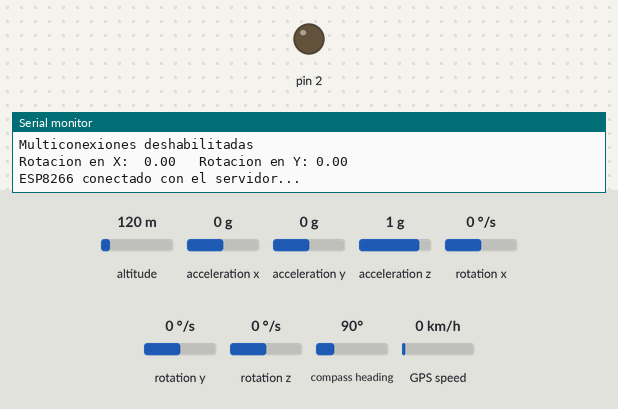
Bench run of a sketch on a simulated Arduino Uno, built with avr-gcc and run on an emulated ATmega328P. On the bench: output pins drawn as LEDs (lit = HIGH), the last lines printed to the serial monitor. Inputs (shaded band) come from the test bench; at power-on: rotation x 0 °/s, acceleration z 1 g, altitude 120 m, acceleration x 0 g, acceleration y 0 g, rotation y 0 °/s, rotation z 0 °/s, compass heading 90°, GPS speed 0 km/h. The GPS gets a fix after 3 s at 37.7749, -122.4194 with 8 satellites; the modem accepts every AT command (registered, SIM ready, sends succeed) and sends nothing else.

Above: at 1.2 s.
1.3 s: rotation x set to -8 °/s
7.7 s: rotation x set to -11 °/s
At 10.6 s:
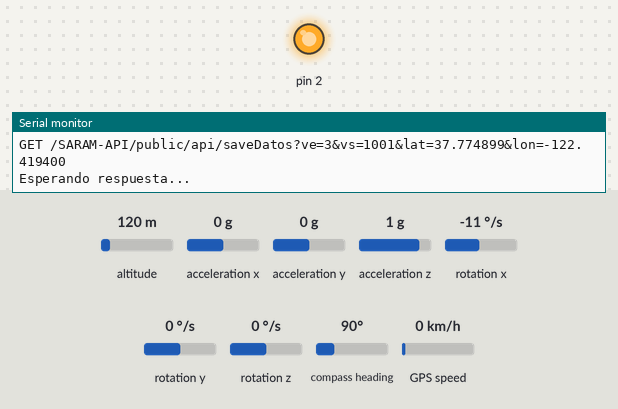
12.3 s: acceleration z set to 0 g
At 15.9 s:
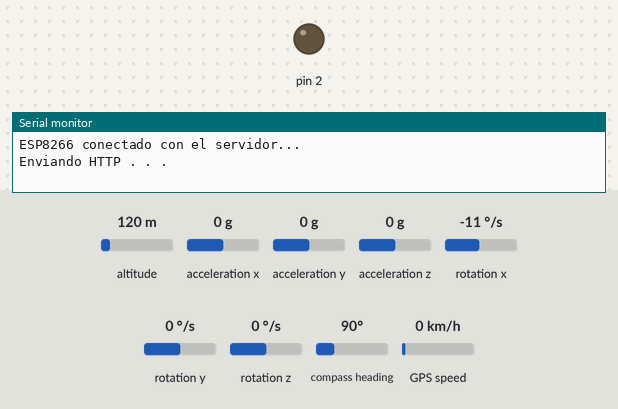
Timing chart, 0 to 17.4 s (numbered marks = the images above; inputs shaded):
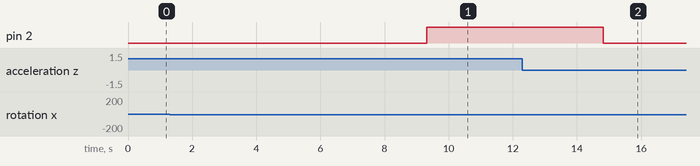

The sketch:

SARAM_PROTOTIPO.asm.ino
```cpp
// LIBRERÍAS PARA EL FUNCIONAMIENTO DEL SENSOR DE POSICIONAMIENTO
#include "I2Cdev.h"
#include "MPU6050.h"
// LIBRERÍA PARA EL FUNCIONAMIENTO DEL MÓDULO WIFI
#include "Wire.h"
// LA LIBRERÍA TINY GPS PERMITE OBTENER LONGITUD Y LATITUD DE UNA MANERA MÁS FÁCIL Y EVITAR UNA AMPLIA LÍNEA DE COMANDOS
#include <TinyGPS.h>
// CÓDIGO DE WIFI ----------------------------------------------------------------------------------------------------------------------
// SE INCLUYEN LA LIBRERÍA QUE PERMITE UNA CONFIGURACIÓN DEL EL MÓDULO WIFI P
#include <SoftwareSerial.h>
SoftwareSerial SerialESP8266(10,11); // RX, TX

//SE ASUME GRACIAS A LA LIBERÍA QUE LOS PINES SON 4 RX Y 3 TX PARA EL MÓDULO GPS NEO 6
TinyGPS gps;

// ESTE HABILITA EL RX Y TX DEL MÓDULO GPS
SoftwareSerial SerialGPS(4, 3); // RX, TX

String cadena="";
// VARIABLES PARA ENVIAR AL SERVIDOR
String ve="0";
String vs="1001";
float vl;  // ejem 19.239156;
float vlo;  // ejem-98.844177;

// FIN DE CÓDIGO WIFI ------------------------------------------------------------------------------------------------------------------
const int mpuAddress = 0x68;  // Puede ser 0x68 o 0x69
MPU6050 mpu(mpuAddress);

int ax, ay, az;
int gx, gy, gz;

long tiempo_prev;
float dt;
float ang_x, ang_y;
float ang_x_prev, ang_y_prev;

void updateFiltered()
{
   dt = (millis() - tiempo_prev) / 1000.0;
   tiempo_prev = millis();

   // CALCULAR LOS ÁNGULOS CON ACELERÓMETRO
   float accel_ang_x = atan(ay / sqrt(pow(ax, 2) + pow(az, 2)))*(180.0 / 3.14);
   float accel_ang_y = atan(-ax / sqrt(pow(ay, 2) + pow(az, 2)))*(180.0 / 3.14);

   // CALCULAR VÁNGULO DE ROTACIÓN CON GIROSCÓPIO Y FILTRO COMPLEMENTARIO
   ang_x = 0.98*(ang_x_prev + (gx / 131)*dt) + 0.02*accel_ang_x;
   ang_y = 0.98*(ang_y_prev + (gy / 131)*dt) + 0.02*accel_ang_y;

   ang_x_prev = ang_x;
   ang_y_prev = ang_y;
}

void coordenadas()
{
  //----------- CÓDIGO GPS - INICIO-----------------------------------------------
          bool nuevoDato = false;
          // LA VARIABLE UNSIGNED SOLO PERMITE VALORES POSITIVOS
          unsigned long caracteres;
          unsigned short sentencias, fallido;

          // POR UN SEGUNDO SE LEEN LOS DATOS DEL GPS Y SE REPORTAN ALGUNOS VALORES
          for (unsigned long start = millis(); millis() - start < 1000;)
          {
            while (SerialGPS.available())
            {
              char c = SerialGPS.read();
              if (gps.encode(c)) // LEE SI VIENE UN NUEVO VALOR
                nuevoDato = true;
            }
          }

          if (nuevoDato)
          {
            // LA LIBRERIA NECESITA DE UN FORMATO ASÍ COMO LA CANTIDAD DE NÚMEROS QUE PROPORCIONARÁ DESPUÉS DEL PUNTO
            // DE ACUERDO A LA LIBRERÍA SOLO ES NECESARIO DECLARAR LAS VARIABLES FLOAT (LATITUD Y LONGITUD)
            // Y LA VARIABLE UNSIGNED (ESTA SOLO PERMITE VALORES POSITIVOS)
            // float flat, flon;
            unsigned long age;

            // CON ESTA LÍNEA LE ASIGNAMOS LOS VALORES DE LATITUD Y LONGITUD A LAS VARIABLEES flat y flon
            gps.f_get_position(&vl, &vlo, &age);

            // ESTAS LÍNEAS SIGUIENTES SOLAMENTE SON PARA IMPRIMIR LOS VALORES EN EL MONITOR SERIAL
            // LA LATITUD Y LA LONGITUD ESTAN ALMACENADAS EN LAS VARIABLES flat y flon respectivamente

            Serial.print("LATITUD=");
            Serial.print(vl == TinyGPS::GPS_INVALID_F_ANGLE ? 0.0 : vl, 6);
            Serial.print(" LONGITUD=");
            Serial.print(vlo == TinyGPS::GPS_INVALID_F_ANGLE ? 0.0 : vlo, 6);

          }
   //----------- CÓDIGO GPS FINAL -------------------------------------------------
}

void setup()
{
   SerialESP8266.begin(9600);
   // Serial.begin(115200); // ESTE SE HABILITA PARA VER EL BUEN FUNCIONAMIENTO DEL MÓDULO GPS
   // ES IMPORTANTE SOLO HABILITAR UNA OPCION DEL Serial.begin()
   Serial.begin(9600); // ESTE SE PUEDE HABILITAR PARA VER EL BUEN FUNCIONAMIENTO WIFI DENTRO DEL MONITOR SERIAL

   // PARA INICIAR EL WIFI
   Wire.begin();
   mpu.initialize();
   Serial.println(mpu.testConnection() ? F("IMU iniciado correctamente") : F("Error al iniciar IMU"));

   // ESTE SOLO ES PARA ENCENDER UN LEDCITO QUE ENCIENDE CUANDO LA MOTOCICLETA SUFRE UNA CAIDA Y SE APAGA CUANDO SE
   // ENCUENTRA EN UN ESTADO NORMAL
   pinMode(2, OUTPUT);

   // SETUP WIFI ----------------------------------------------------------------------------------------------------
    SerialESP8266.setTimeout(2000);

    // VERIFICAMOS SE EL ESP8266 RESPONDE
    SerialESP8266.println("AT");
    if(SerialESP8266.find("OK"))
      Serial.println("Respuesta AT correcto");
    else
      Serial.println("Error en ESP8266");

    //-----CONFIGURACIÓN DE RED-------// LO PODEMOS COMENTAR SI EL MÓDULO ESP YA ESTA CONFIGURADO

      // ESP8266 EN MODO ESTACIÓN (NOS CONECTAREMOS A UNA RED EXISTENTE)
      SerialESP8266.println("AT+CWMODE=1"); // 3 MODO ESTACION
      if(SerialESP8266.find("OK"))
        Serial.println("ESP8266 en modo Estacion");

      // NOS CONECTAMOS A UNA RED WIFI
      SerialESP8266.println("AT+CWJAP=\"INFINITUMnfyd\",\"999590a884\"");
      Serial.println("Conectandose a la red ...");
      SerialESP8266.setTimeout(10000); // AUMENTAR SI DEMORA LA CONEXIÓN
      if(SerialESP8266.find("OK"))
        Serial.println("WIFI conectado");
      else
        Serial.println("Error al conectarse en la red");
      SerialESP8266.setTimeout(2000);
      // DESHABILITAREMOS LAS CONEXIONES MÚLTIPLES
      SerialESP8266.println("AT+CIPMUX=0");
      if(SerialESP8266.find("OK"))
        Serial.println("Multiconexiones deshabilitadas");
    //------FIN DE CONFIGURACION-------------------
   // FIN DE SETUP WIFI ---------------------------------------------------------------------------------------------
}

void loop()
{
   // OBTENEMOS LAS COORDENADAS
   // ENCENDEMOS GPS
   SerialGPS.begin(115200);
   coordenadas();

   // LEER LAS ACELERACIONES Y VELOCIDADES ANGULARES
   mpu.getAcceleration(&ax, &ay, &az);
   mpu.getRotation(&gx, &gy, &gz);

   // REALIZAMOS LOS CÁLCULOS
   updateFiltered();

   Serial.print(F("Rotacion en X:  "));
   Serial.print(ang_x);
   Serial.print(F("\t Rotacion en Y: "));
   Serial.println(ang_y);

   // delay(10);

   // CUANDO HAY UNA SOBREINCLINACIÓN EN LA PARTE IZQUIERDA---------------------------------------------------------------------------------
   if(ang_x<-50.000){
      digitalWrite(2, HIGH);
      ve="3";
   }
   else{
     // CUANDO HAY UNA SOBREINCLINACIÓN EN LA PARTE DERECHA---------------------------------------------------------------------------------
     if(ang_x>50.000){
        digitalWrite(2, HIGH);
        ve="3";
     }
     else{
      // CUANDO HAY UN ESTADO NORMAL DE LA MOTOCICLETA---------------------------------------------------------------------------------
        digitalWrite(2, LOW);
        ve="2";
     }
   }

   //---------ENVIAMOS LA VARIABLE AL SERVIDOR---------------------

   //NOS CONECTAMOS AL SERVIDOR:
   SerialESP8266.begin(9600);

   SerialESP8266.println("AT+CIPSTART=\"TCP\",\"192.168.1.65\",8080");
   if( SerialESP8266.find("OK"))
   {
      Serial.println("ESP8266 conectado con el servidor...");

      //ARMAMOS EL ENCABEZADO DE LA PETICIÓN HTTP POR MÉTODO GET
      char buffer[10];
      String vlb = dtostrf(vl, 4, 6, buffer);  //4 is mininum width, 6 is precision
      String vlonb = dtostrf(vlo, 4, 6, buffer);
      String peticionHTTP= "GET /SARAM-API/public/api/saveDatos?ve="+String(ve)+"&vs="+String(vs)+"&lat="+String(vlb)+"&lon="+String(vlonb)+"\r\n";
      //peticionHTTP=peticionHTTP+String(valorEstado)+"&valorSARAM="+String(valorSARAM)+"HTTP/1.0\r\n";
      //peticionHTTP=peticionHTTP+"Host: 192.168.1.68\r\n";

      // ENVIAMOS EL TAMAÑO EN CARACTERES DE LA PETICIÓN HTTP:
      SerialESP8266.print("AT+CIPSEND=");
      SerialESP8266.println(peticionHTTP.length());

      delay(1000);

      // ESPERAMOS A ">" PARA ENVIAR LA PETICION HTTP
      if(SerialESP8266.find(">")) // ">" INDICA QUE PODEMOS ENVIAR LA PETICION HTTP
      {
         Serial.println("Enviando HTTP . . .");
         SerialESP8266.println(peticionHTTP);
         if( SerialESP8266.find("SEND OK"))
         {
            Serial.println("Peticion HTTP enviada:");
            Serial.println();
            Serial.println(peticionHTTP);
            Serial.println("Esperando respuesta...");

            boolean fin_respuesta=false;
            long tiempo_inicio=millis();
            cadena="";

            while(fin_respuesta==false)
            {
               while(SerialESP8266.available()>0)
               {
                  char c=SerialESP8266.read();
                  Serial.write(c);
                  cadena.concat(c);  // GUARDAMOS LA RESPUESTA EN EL STRING "cadena"
               }
               // FINALIZAMOS SI LA RESPUESTA ES MAYOR A 500 CARACTERES
               if(cadena.length()>10000) // PUEDEN AUMENTAR SI TIENEN SUFICIENTE ESPACIO EN LA MEMORIA
               {
                 Serial.println("La respuesta a excedido el tamaño maximo");

                 SerialESP8266.println("AT+CIPCLOSE");
                 if( SerialESP8266.find("OK"))
                     Serial.println("Conexion finalizada");
                 fin_respuesta=true;
               }
               if((millis()-tiempo_inicio)>500) // FINALIZAMOS SI YA HAN TRANSCURRIDO MÁS DE 10 SEGUNDOS
               {
                 Serial.println("Tiempo de espera agotado");
                 SerialESP8266.println("AT+CIPCLOSE");
                 if( SerialESP8266.find("OK"))
                 Serial.println("Conexion finalizada");
                 fin_respuesta=true;
               }
               if(cadena.indexOf("CLOSED")>0) // SI RECIBIMOS UN CLOSED SIGNIFICA QUE HA FINALIZADO LA RESPUESTA
               {
                   Serial.println();
                   Serial.println("Cadena recibida correctamente, conexion finalizada");
                   fin_respuesta=true;
               }
           }
        }
        else
        {
           Serial.println("No se ha podido enviar HTTP.....");
        }
      }
   }
   else
   {
      Serial.println("No se ha podido conectarse con el servidor");
   }

   //delay(1000);
   //-------------------------------------------------------------------------------
}
```

Measured:
- the behaviour switches between -9 and -10 °/s on rotation x (found by bisection; images 0 and 1)
- after the input at 12.3 s, pin 2: HIGH → LOW after 2.5 s
